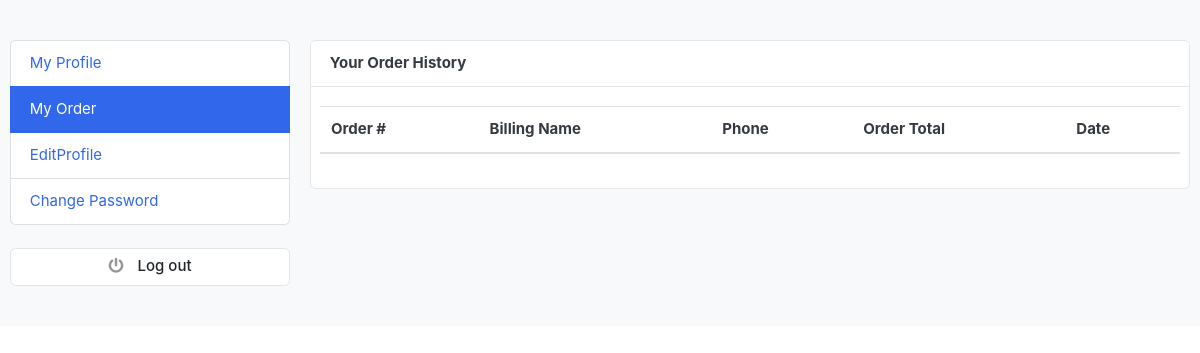
/accounts/myorders/ (signed in), run on an earlier commit of the app's database.
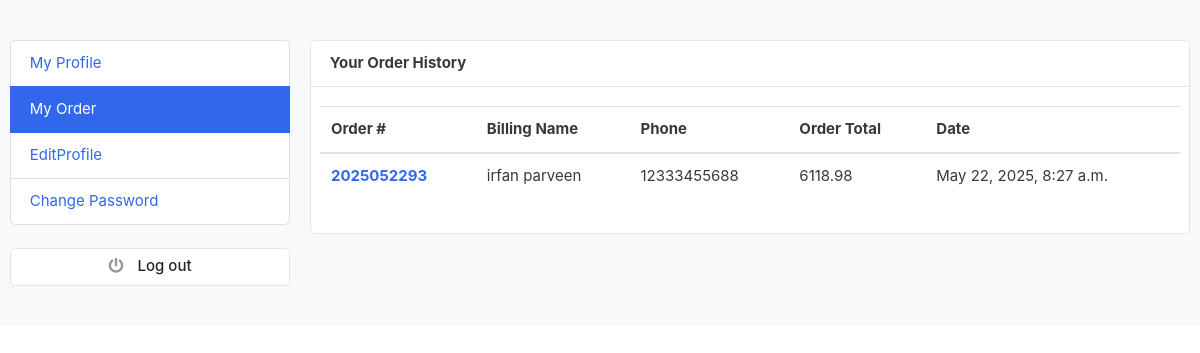
And on a later commit of the database.
### order/models.py (models this page shows, shortened)
class Order(models.Model):
    STATUS =(
        ('New','New'),
        ('Accepted','Accepted'),
        ('Completed','Completed'),
        ('Cancelled','Cancelled')
    )
    user = models.ForeignKey(Account, on_delete=models.SET_NULL, null=True, blank=True)
    payment = models.ForeignKey(Payment, on_delete=models.SET_NULL,blank=True,null=True)
    order_number = models.CharField(max_length=20)
    first_name = models.CharField(max_length=50)
    last_name = models.CharField(max_length=50)
    phone = models.IntegerField(null=True, blank=True)
    email = models.EmailField(max_length=50)
    address_line_1 = models.CharField(max_length=50)
    address_line_2 = models.CharField(max_length=50,blank=True)
    country = models.CharField(max_length=50)
    state = models.CharField(max_length=50)
    city = models.CharField(max_length=50)
    order_note = models.CharField(max_length=100,blank=True)
    order_total =models.FloatField()
    tax = models.FloatField()
    status = models.CharField(max_length=10,choices=STATUS,default='New')
    ip=models.CharField(blank=True,max_length=20)
    is_ordered = models.BooleanField(default=False)
    created_at = models.DateTimeField(auto_now_add=True)
    updated_at = models.DateTimeField(auto_now=True)
    def full_name(self):
        return f'{self.first_name} {self.last_name}'

### accounts/views.py (the view)
# urls.py: path('myorders/',views.myorders,name='myorders'),
def myorders(request):
    orders = Order.objects.filter(user=request.user, is_ordered=True).order_by('-created_at')
    context = {
        'orders' :orders
    }
    return render(request,'myorder.html',context)

### cart/context_processors.py (called while the page is built)
def counter(request):
    cart_count = 0
    if 'admin' in request.path:
        return[]
    else:
        try:
            cart = Cart.objects.filter(cart_id=__cart_id(request))
            if request.user.is_authenticated:
                cart_item = CartItem.objects.all().filter(user=request.user)
            else:
                cart_item = CartItem.objects.all().filter(cart=cart[:1])
            for cart_quantity in cart_item:
                cart_count += cart_quantity.quantity
        except Cart.DoesNotExist:
            cart_count = 0
    return dict(cart_count=cart_count)

### cart/views.py (called while the page is built)
def __cart_id(request):
    cart = request.session.session_key
    if not cart:
        cart = request.session.create()  # Create a session if it doesn't exist
    return cart

### category/context_processors.py (called while the page is built)
def menu_links(request):
    links = Category.objects.all()
    return dict(links=links)

### templates/myorder.html (shortened to what this page needs)
{% load static %}
<!DOCTYPE HTML>
<html lang="en">
<head>
<link href="{% static 'css/bootstrap.css' %}" rel="stylesheet" type="text/css"/>
<link href="{% static 'fonts/fontawesome/css/all.min.css' %}" type="text/css" rel="stylesheet">
<link href="{% static 'css/ui.css' %}" rel="stylesheet" type="text/css"/>
<link href="{% static 'css/responsive.css' %}" rel="stylesheet" media="only screen and (max-width: 1200px)" />
<link href="{% static 'fonts/fontawesome/css/all.min.css' %}" type="text/css" rel="stylesheet">
<link rel="stylesheet" href="https://cdnjs.cloudflare.com/ajax/libs/font-awesome/5.15.4/css/all.min.css">
</head>
<body>
<section class="section-conten padding-y bg">
    <div class="container">
        <div class="row">
        {% include 'includes/dashboard_include.html' %}
        <main class="col-md-9">
            <article class="card" >
            <header class="card-header">
                <strong class="d-inline-block mr-3">Your Order History</strong>
            </header>
            <div class="card-body">
                <div class="row">
                    <table class="table table-hover">
  <thead>
    <tr>
      <th scope="col">Order #</th>
      <th scope="col">Billing Name</th>
      <th scope="col">Phone</th>
      <th scope="col">Order Total</th>
      <th scope="col">Date</th>
    </tr>
  </thead>
  <tbody>
    {% for order in orders%}
    <tr>
      <th scope="row"><a href="{% url 'orderdetails' order.order_number  %}">{{order.order_number}}</a></th>
      <td>{{order.full_name}}</td>
      <td>{{ order.phone}}</td>
      <td>{{ order.order_total}}</td>
      <td>{{ order.created_at}}</td>
    </tr>
    {% endfor %}
  </tbody>
</table>
                </div>
            </div>
            </article>
        </main>
    </div>
    </div>
    </section>
</body>
</html>

What changed in the data, as far as the page shows it:
added Order: order_number "2025052293", full_name "irfan parveen", phone "12333455688", order_total "6118.98", created_at "May 22, 2025, 8:27 a.m."
